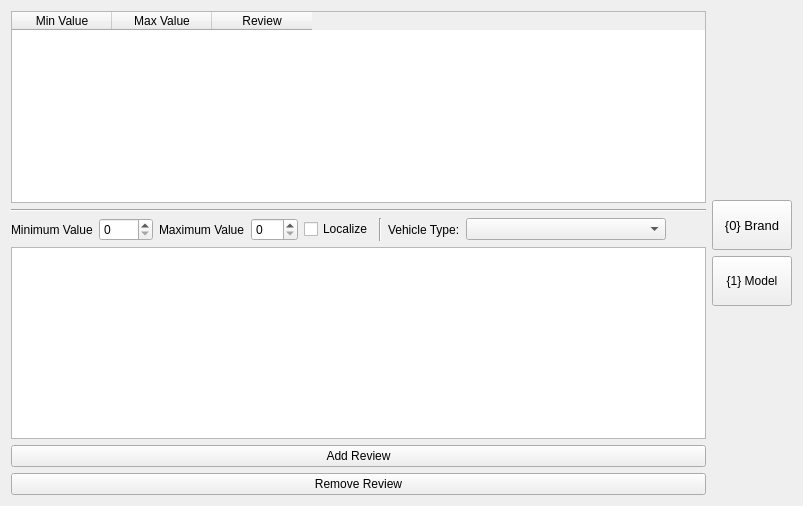
     <widget class="QWidget" name="tab_8">
      <attribute name="title">
       <string>Dependability</string>
      </attribute>
      <layout class="QGridLayout" name="gridLayout_11">
       <item row="0" column="0">
        <widget class="QTableWidget" name="table_depend">
         <column>
          <property name="text">
           <string>Min Value</string>
          </property>
         </column>
         <column>
          <property name="text">
           <string>Max Value</string>
          </property>
         </column>
         <column>
          <property name="text">
           <string>Review</string>
          </property>
         </column>
        </widget>
       </item>
       <item row="0" column="1" rowspan="6">
        <layout class="QVBoxLayout" name="verticalLayout_12">
         <item>
          <spacer name="verticalSpacer_19">
           <property name="orientation">
            <enum>Qt::Vertical</enum>
           </property>
           <property name="sizeHint" stdset="0">
            <size>
             <width>20</width>
             <height>40</height>
            </size>
           </property>
          </spacer>
         </item>
         <item>
          <widget class="QPushButton" name="button_depend_0Brand">
           <property name="minimumSize">
            <size>
             <width>0</width>
             <height>50</height>
            </size>
           </property>
           <property name="font">
            <font>
             <pointsize>10</pointsize>
            </font>
           </property>
           <property name="autoFillBackground">
            <bool>false</bool>
           </property>
           <property name="text">
            <string>{0} Brand</string>
           </property>
          </widget>
         </item>
         <item>
          <widget class="QPushButton" name="button_depend_1Model">
           <property name="minimumSize">
            <size>
             <width>0</width>
             <height>50</height>
            </size>
           </property>
           <property name="text">
            <string>{1} Model</string>
           </property>
          </widget>
         </item>
         <item>
          <spacer name="verticalSpacer_20">
           <property name="orientation">
            <enum>Qt::Vertical</enum>
           </property>
           <property name="sizeHint" stdset="0">
            <size>
             <width>20</width>
             <height>40</height>
            </size>
           </property>
          </spacer>
         </item>
        </layout>
       </item>
       <item row="1" column="0">
        <widget class="Line" name="line_10">
         <property name="orientation">
          <enum>Qt::Horizontal</enum>
         </property>
        </widget>
       </item>
       <item row="2" column="0">
        <layout class="QHBoxLayout" name="horizontalLayout_11">
         <item>
          <widget class="QLabel" name="label_21">
           <property name="text">
            <string>Minimum Value</string>
           </property>
          </widget>
         </item>
         <item>
          <widget class="QSpinBox" name="spinBox_depend_minval">
           <property name="maximum">
            <number>9999</number>
           </property>
          </widget>
         </item>
         <item>
          <widget class="QLabel" name="label_22">
           <property name="text">
            <string>Maximum Value</string>
           </property>
          </widget>
         </item>
         <item>
          <widget class="QSpinBox" name="spinBox_depend_maxVal">
           <property name="maximum">
            <number>999</number>
           </property>
          </widget>
         </item>
         <item>
          <widget class="QCheckBox" name="checkBox_depend_localize">
           <property name="text">
            <string>Localize</string>
           </property>
          </widget>
         </item>
         <item>
          <widget class="Line" name="line_22">
           <property name="orientation">
            <enum>Qt::Vertical</enum>
           </property>
          </widget>
         </item>
         <item>
          <widget class="QLabel" name="label_36">
           <property name="text">
            <string>Vehicle Type:</string>
           </property>
          </widget>
         </item>
         <item>
          <widget class="QComboBox" name="comboBox_VehicleType_dependability">
           <property name="sizePolicy">
            <sizepolicy hsizetype="Preferred" vsizetype="Fixed">
             <horstretch>0</horstretch>
             <verstretch>0</verstretch>
            </sizepolicy>
           </property>
           <property name="minimumSize">
            <size>
             <width>200</width>
             <height>0</height>
            </size>
           </property>
          </widget>
         </item>
         <item>
          <spacer name="horizontalSpacer_10">
           <property name="orientation">
            <enum>Qt::Horizontal</enum>
           </property>
           <property name="sizeHint" stdset="0">
            <size>
             <width>40</width>
             <height>20</height>
            </size>
           </property>
          </spacer>
         </item>
        </layout>
       </item>
       <item row="3" column="0">
        <widget class="QPlainTextEdit" name="textbox_depend"/>
       </item>
       <item row="4" column="0">
        <widget class="QPushButton" name="button_depend_add">
         <property name="text">
          <string>Add Review</string>
         </property>
        </widget>
       </item>
       <item row="5" column="0">
        <widget class="QPushButton" name="button_depend_remove">
         <property name="text">
          <string>Remove Review</string>
         </property>
        </widget>
       </item>
      </layout>
     </widget>
